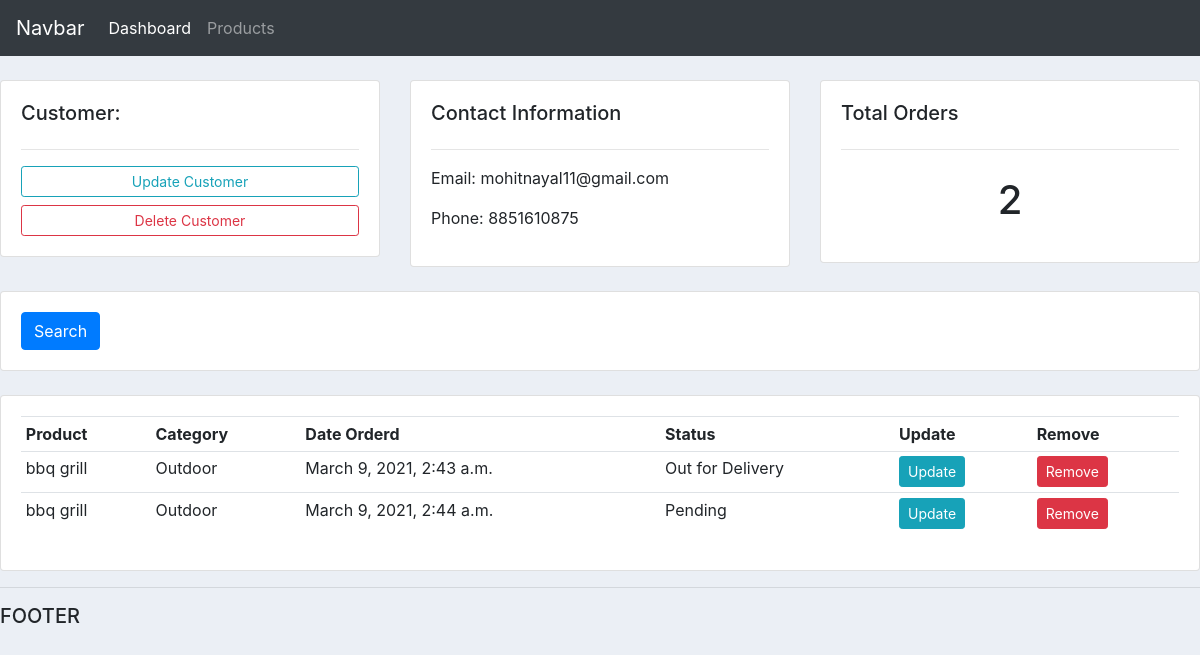
The app's page /customer-profile/1 with its own data.
### accounts/models.py (models this page shows, shortened)
class Customer(models.Model):
    name = models.CharField(max_length=200, null=True)
    phone = models.CharField(max_length=200, null=True)
    email = models.CharField(max_length=200, null=True)
    date_created = models.DateTimeField(auto_now_add=True, null=True)

class Order(models.Model):
    STATUS = (
        ('Pending', 'Pending'),
        ('Out for Delivery', 'Out for Delivery'),
        ('Delivered', 'Delivered')
    )
    customer = models.ForeignKey(Customer, null=True, on_delete=models.CASCADE)
    product = models.ForeignKey(Product, null=True, on_delete=models.CASCADE)
    date_created = models.DateTimeField(auto_now_add=True, null=True)
    status = models.CharField(max_length=200, null=True, choices=STATUS)

class Product(models.Model):
    CATEGORY = (
        ('Indoor', 'Indoor'),
        ('Outdoor', 'Outdoor')
    )
    name = models.CharField(max_length=200, null=True)
    price = models.FloatField(null=True)
    category = models.CharField(max_length=200, null=True, choices=CATEGORY)
    description = models.CharField(max_length=200, null=True, blank=True)
    date_created = models.DateTimeField(auto_now_add=True, null=True)
    tags = models.ManyToManyField(Tag)
    def __str__(self):
        return self.name

### accounts/views.py (the view)
# urls.py: path('customer-profile/<str:pk>', views.customer, name="customer"),  #dynamic url
def customer(request, pk):
    customer = Customer.objects.get(id=pk)
    orders = customer.order_set.all()
    order_count = orders.count()
    context = {'customer': customer, 'orders': orders, 'order_count':order_count}
    return render(request, 'accounts/customer.html', context)

### accounts/templates/accounts/customer.html
{%  extends 'accounts/main.html' %}
{% block content %}
	<br>
<div class="row">
	<div class="col-md">
		<div class="card card-body">
			<h5>Customer:</h5>
			<hr>
			<a class="btn btn-outline-info  btn-sm btn-block" href="">Update Customer</a>
			<a class="btn btn-outline-danger  btn-sm btn-block" href="">Delete Customer</a>
		</div>
	</div>
	<div class="col-md">
		<div class="card card-body">
			<h5>Contact Information</h5>
			<hr>
			<p>Email: {{customer.email}}</p>
			<p>Phone: {{customer.phone}}</p>
		</div>
	</div>
	<div class="col-md">
		<div class="card card-body">
			<h5>Total Orders</h5>
			<hr>
			<h1 style="text-align: center;padding: 10px">{{order_count}}</h1>
		</div>
	</div>
</div>
<br>
<div class="row">
	<div class="col">
		<div class="card card-body">
			<form method="get">
		    <button class="btn btn-primary" type="submit">Search</button>
		  </form>
		</div>
	</div>
</div>
<br>
<div class="row">
	<div class="col-md">
		<div class="card card-body">
			<table class="table table-sm">
				<tr>
					<th>Product</th>
					<th>Category</th>
					<th>Date Orderd</th>
					<th>Status</th>
					<th>Update</th>
					<th>Remove</th>
				</tr>
				{% for order in orders %}
					<tr>
						<td>{{ order.product }}</td>
						<td>{{ order.product.category }}</td>
						<td>{{ order.date_created }}</td>
						<td>{{ order.status }}</td>
						<td><a class="btn btn-sm btn-info" href="#">Update</a></td>
						<td><a class="btn btn-sm btn-danger" href="#">Remove</a></td>
					</tr>
				{% endfor %}
			</table>
		</div>
	</div>
</div>
{% endblock %}

### accounts/static/accounts/css/main.css (style rules this page uses)
body { background-color: #ebeff5; }

### records on screen
Customer: email "mohitnayal11@gmail.com", phone "8851610875"
Order: product "bbq grill", product.category "Outdoor", date_created "March 9, 2021, 2:43 a.m.", status "Out for Delivery"
Order: product "bbq grill", product.category "Outdoor", date_created "March 9, 2021, 2:44 a.m.", status "Pending"

### other values on screen
{{ order_count }} "2"
